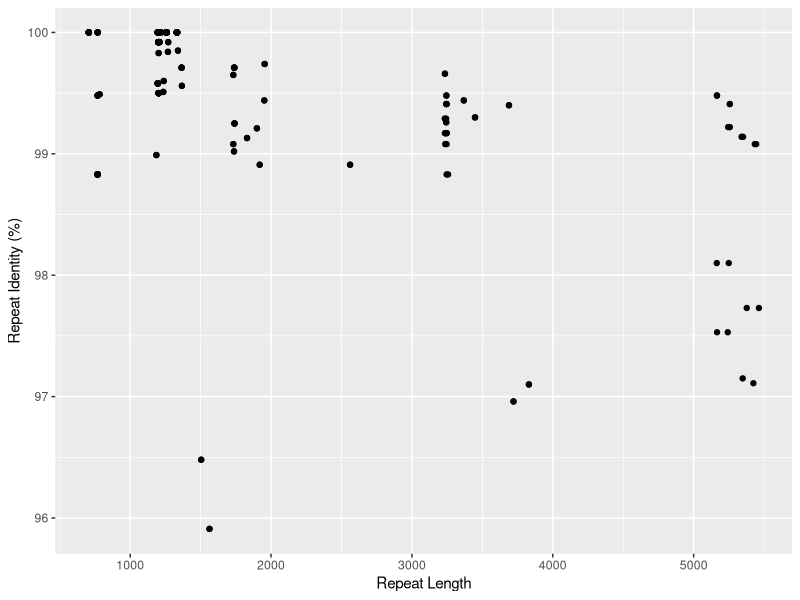

R code for this plot:
#
# MUMmer based analysis of repeats in E. Coli
#   % nucmer --maxmatch --nosimplify -l 250 --prefix=seq_seq \
#      ~/Data/References/ecoli_mutated/sequence/ecoli_mutated.fasta \
#      ~/Data/References/ecoli_mutated/sequence/ecoli_mutated.fasta
#   % show-coords -r seq_seq.delta > seq_seq.coords
# Then some manual edition of seq_seq.coords in org mode -> seq_seq.csv

# Note that MUMmer is showing *all* pairwise comparisons of E. Coli
# against itself, so each point we plot is a comparison, not a repeat
# element.  The repeat elements are linked together in a clique.

library(ggplot2)

tbl <- read.csv("seq_seq.csv", header=TRUE)
pdf("img/ecoli-repeats.pdf", width=4, height=3.6)
print(qplot(RepeatLength, RepeatIdentity, data=tbl,
      ylab="Repeat Identity (%)", xlab="Repeat Length"))
dev.off()
